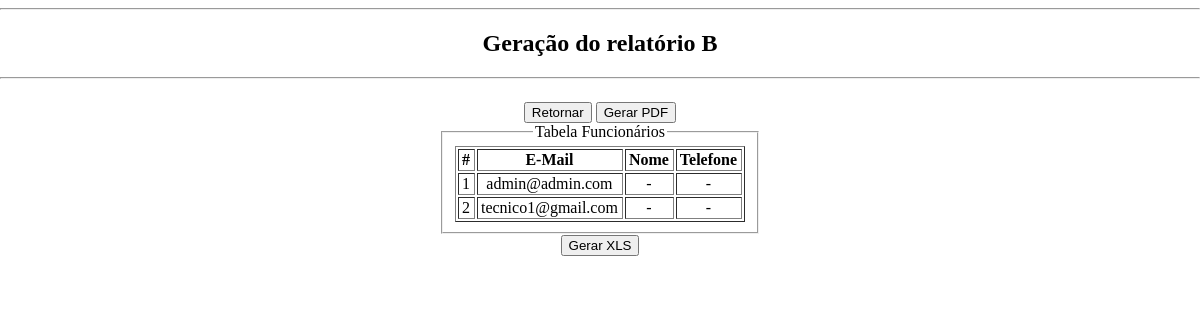
/relatorio2.php, run on an earlier commit of the app's database.
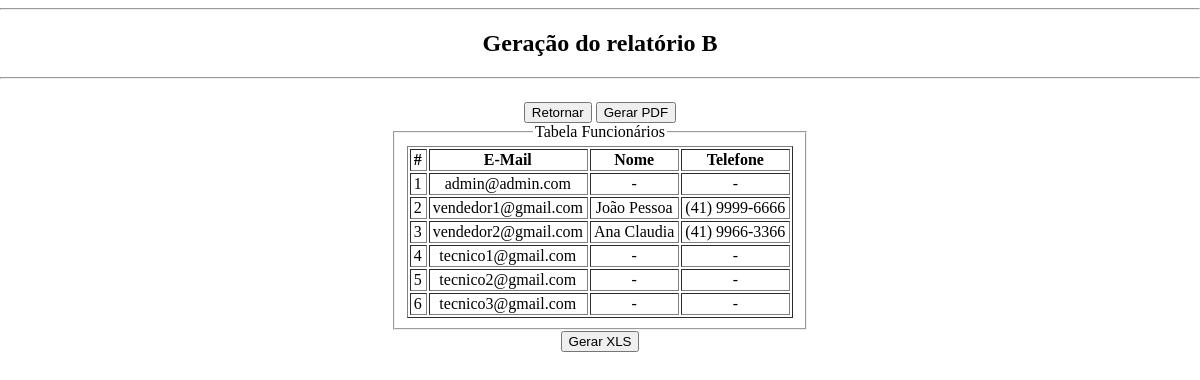
And on a later commit of the database.
### tables this page shows
CREATE TABLE `usuario` (
  `idUsuario` int(11) NOT NULL,
  `email` varchar(200) NOT NULL,
  `senha` varchar(32) NOT NULL,
  `idListaPerfil_Usuario` int(11) NOT NULL
);

CREATE TABLE `pessoa` (
  `idPessoa` int(11) NOT NULL,
  `nome` varchar(200) NOT NULL,
  `telefone` varchar(15) DEFAULT NULL,
  `idUsuario_Pessoa` int(11) NOT NULL
);

### relatorio2.php (the view, shortened to what this page needs)
<!DOCTYPE HTML>
<html lang="pt-br">
	<head>
		<link rel="stylesheet" type="text/css" href="stylesheet.css" />
	</head>
	<body>
		<header>
			<hr>
			<h2><center>Geração do relatório B</center></h2>
			<hr>
			<?php
				$contador = 1;
			?>
		</header>
		<nav>
			<a href="index.php">
				<input class="botaoTop" type="button" value="Retornar" name="index" align="center">
			</a>
			<a href="relatorio2GerarPdf.php">
				<input class="botaoTop" type="button" value="Gerar PDF" name="pdfGen" align="center">
			</a>
		</nav>
			<div>
				<fieldset>
					<legend>
						Tabela Funcionários
					</legend>
					<table border="1" style ="margin : 0 auto">
						<th>#</th>
						<th>E-Mail</th>
						<th>Nome</th>
						<th>Telefone</th>
						<?php
							include "conexao.php";
							$sql = "SELECT u.email AS email, P.nome AS nome, P.telefone AS telefone
									FROM usuario AS U
									LEFT JOIN pessoa AS P ON u.idUsuario = P.idUsuario_Pessoa
									WHERE U.idListaPerfil_Usuario != 4";
							$contatos = $conex -> prepare($sql);
							$contatos -> execute();
							foreach($contatos as $bolacha)
							{
									$email = $bolacha['email'];
									$nome = $bolacha['nome'];
									$telefone = $bolacha['telefone'];
									if (is_null($nome)){
										$nome = " - ";
									}
									if (is_null($telefone)){
										$telefone = " - ";
									}
									echo "<tr>";
									echo "<td>".$contador."</td>";
									echo "<td>".$email."</td>";
									echo "<td>".$nome."</td>";
									echo "<td>".$telefone."</td>";
									echo "</tr>";
									$contador++;
							}
						?>
					</table>
				</fieldset>
				<form action="relatorioBGerarXls.php" method="POST">
					<input type="submit" value="Gerar XLS" name="xlsGen" align="center" />
				</form>
			</div>
	</body>
</html>

What changed in the data, as far as the page shows it:
added pessoa: idUsuario_Pessoa.email "vendedor1@gmail.com", nome "João Pessoa", telefone "(41) 9999-6666"
added pessoa: idUsuario_Pessoa.email "vendedor2@gmail.com", nome "Ana Claudia", telefone "(41) 9966-3366"
added usuario: email "tecnico2@gmail.com", nome "-", telefone "-"
added usuario: email "tecnico3@gmail.com", nome "-", telefone "-"
